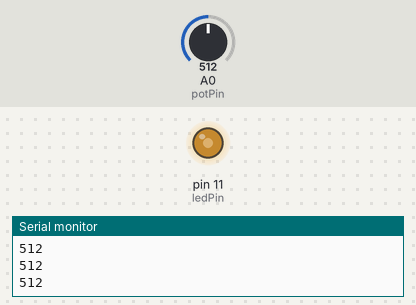
Simulated run of this sketch. Board: Arduino Uno, built with avr-gcc and run on an emulated ATmega328P. Shown: output pins drawn as LEDs (lit = HIGH), the last lines printed to the serial monitor. The inputs (shaded band) are chosen by the test bench; at power-on: A0 (potPin) = 512.

Above: at 1.2 s.
1.3 s: A0 (potPin) set to 716
At 1.8 s:
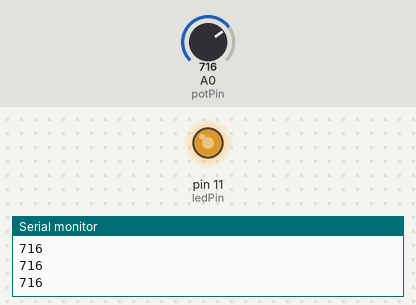
2.8 s: A0 (potPin) set to 900
At 3.2 s:
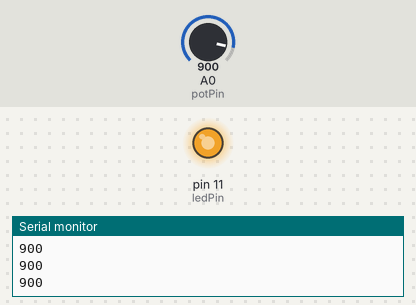
4.3 s: A0 (potPin) set to 122
At 5.5 s:
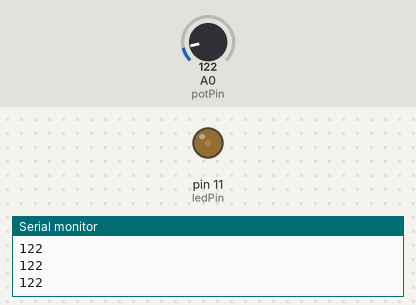
5.8 s: A0 (potPin) set to 0
At 7.0 s:
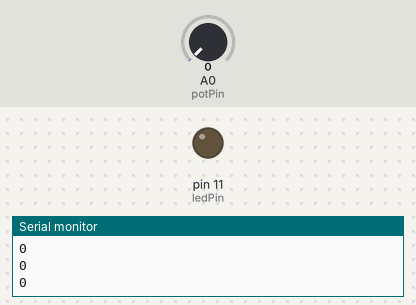
7.3 s: A0 (potPin) set to 511
At 8.3 s:
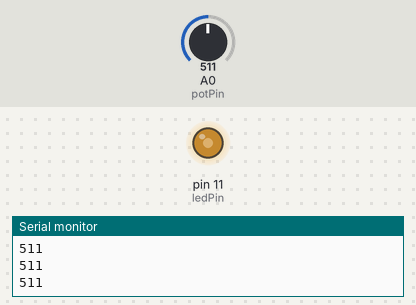
Timing chart, 0 to 9.8 s (numbered marks = the images above; inputs shaded):
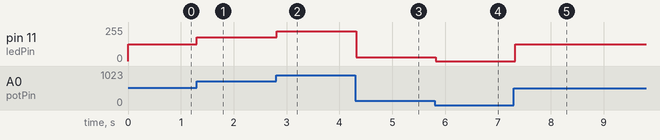

Measured:
- after the input at 1.3 s, pin 11 (ledPin): 127/255 → 178/255 at once
- after the input at 2.8 s, pin 11 (ledPin): 178/255 → 224/255 at once
- after the input at 4.3 s, pin 11 (ledPin): 224/255 → 30/255 at once
- after the input at 5.8 s, pin 11 (ledPin): 30/255 → 0/255 at once
- after the input at 7.3 s, pin 11 (ledPin): 0/255 → 127/255 at once

The sketch:

pot_led.ino
```cpp
// pot_led = Potentiometer with LED
const int potPin = A0;    // select the input pin for the potentiometer
const int ledPin = 11;   // select the pin for the LED
int val = 0;
int mapper = 0;

void setup() {
  Serial.begin(9600);
}


void loop() {
  val = analogRead(potPin);    // read the value from the sensor
  mapper = map(val,0,1023,0,255);
  analogWrite(ledPin, mapper);  // turn the ledPin on
  Serial.println(val);
  delay(100);
}
```
